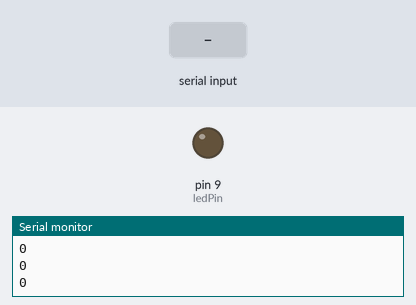
The sketch below on a simulated Arduino Uno, built with avr-gcc and run on an emulated ATmega328P. On the bench: output pins drawn as LEDs (lit = HIGH), the last lines printed to the serial monitor. The inputs (shaded band) are chosen by the test bench.

Above: at 1.2 s.
1.3 s: "90,45\n" received over Serial
At 2.5 s:
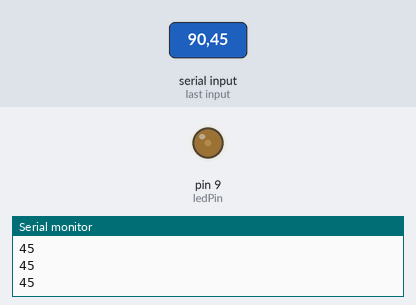
2.8 s: "30,150\n" received over Serial
At 3.8 s:
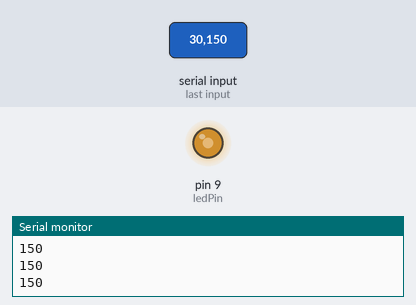
4.3 s: "200\n" received over Serial
At 4.8 s:
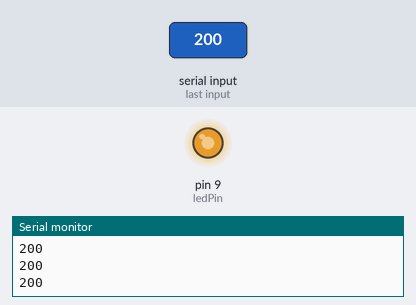
5.8 s: "90\n" received over Serial
At 6.1 s:
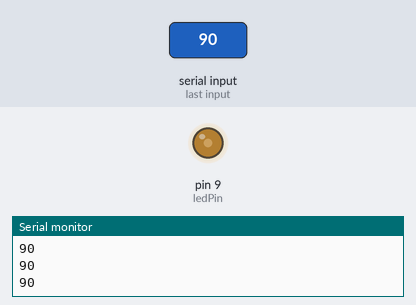
Timing chart, 0 to 8.3 s (numbered marks = the images above; inputs shaded):
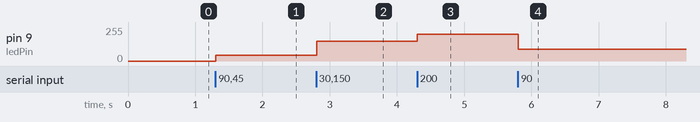

Measured:
- after the input at 1.3 s, pin 9 (ledPin): 0/255 → 45/255 at once
- after the input at 2.8 s, pin 9 (ledPin): 45/255 → 150/255 at once
- after the input at 4.3 s, pin 9 (ledPin): 150/255 → 200/255 at once
- after the input at 5.8 s, pin 9 (ledPin): 200/255 → 90/255 at once

The sketch:

WiredCommunicationArduinoR.ino
```cpp
int ledValue=0;
#define ledPin 9

void setup()
{
  pinMode(ledPin, OUTPUT);
  Serial.begin(9600);
}

void loop()
{
  while(Serial.available()>0){
    ledValue=Serial.parseInt();
    if(Serial.read()=='\n') break;
  }
  analogWrite(ledPin,ledValue);
  Serial.println(ledValue);
}
```
